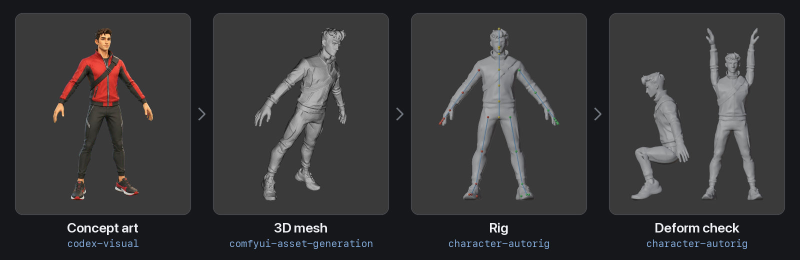
#> input picture .github/media/hero.jpg, 1600 x 520 px (shown at 1/2 size)
$ python slice_grid.py ../../../.github/media/hero.jpg --rows 5 --cols 5
#> lines starting #> are read from the running program, lines starting #| are printed output that depends on the picture
#!/usr/bin/env python3
"""slice_grid.py — cut a generated GRID / contact-sheet image into per-asset PNGs.

The most consistent way to get a *set* of assets (UI buttons, pickups, a row of
enemies) is to generate them all in ONE image laid out on a square-ish grid: the
model then enforces a single style, scale, outline weight and lighting across
every cell — zero cross-generation drift. This script does the deterministic
back half: find the gutters, cut the grid into R×C cells, isolate the SUBJECT of
each cell, make every asset one uniform visual size, centre it, and save with
your names.

Position and size are never the model's job. They are decided here, from the
pixels, and the two things that used to go wrong are both handled:

  * A keyed sheet keeps one or two stray pixels at alpha ~20 in a canvas corner
    (a soft matte's leftover). A plain `alpha > 16` bounding box reaches for that
    pixel, so the whole cell is scaled DOWN and its subject pushed to the far
    side — a set asked at 78% of the canvas came back at 58–68%, shifted by up
    to 14% of the canvas, and looked like the model had drawn it off-centre. The
    subject is now the set of pixels at alpha >= --solid-thr grown through every
    connected pixel above --alpha-thr: feathered glows and thin straws stay,
    isolated specks never join, and everything outside the subject is cleared.
    Scale and centre are then read from the subject's CORE (alpha > --core-thr),
    so the outermost haze of a glow does not steer its placement either.
  * Pasting with the image as its own mask onto a transparent canvas SQUARES the
    alpha of every semi-transparent pixel (128 -> 64), thinning every soft rim.
    The paste is now mask-free.

ANIMATION frames do NOT belong here: this script centres every cell on its own
bounding box, so use `sheet_to_frames.py`, which seats frames on one reference by
their silhouette (or keeps their in-cell position) and gates the result.

INPUT should already have a transparent background — key the WHOLE grid first
with `key_unmix.py` (beside this script; reference/codex-runtime.md section 5),
then feed the keyed RGBA image here. A binary key, or remove_chroma_key.py
`--despill` from codex's bundled imagegen skill, leaves the anti-aliased rim
opaque and key-tinted — 5-52% of an asset's rim within 150 RGB of the key once
sliced, against 0.0-0.6% un-mixed — and `audit_set.py --key-color` reads it.
Pick a key colour the art does not contain (magenta `#FF00FF` for most palettes),
and never `--soft-matte`: a soft matte derives alpha from how far the key's
channel dominates, so a subject sharing that channel goes translucent in its
fills — a leaf-green (93,169,106) fill against a #00ff00 key comes back at alpha
147/255 with `--despill --soft-matte` and 255/255 with `--despill` alone.

Per cell: cut on the found gutters (or the nominal grid) → optionally inset →
isolate the subject → (unless --no-normalize) scale the subject's core side to
content-frac × canvas and centre the core on a fresh transparent canvas → save.
Row-major order maps to --names.

Examples:
  # key the sheet, then slice a 2x2 into four named, uniformly-sized 512 assets
  key_unmix.py grid.png --out grid_keyed.png --key-color '#ff00ff'
  slice_grid.py grid_keyed.png --rows 2 --cols 2 --canvas 512 --content-frac 0.72 \
      --names left,right,jump,pause --outdir Assets/Resources/UI
  # inspect alignment / catch bleed before committing (no writes)
  slice_grid.py grid_keyed.png --rows 2 --cols 2 --report
  # plain equal split and plain alpha bbox, to reproduce a set normalised that way
  slice_grid.py grid_keyed.png --rows 2 --cols 2 --gutters nominal --inset-frac 0.06 --raw-bbox ...
  # hard-edged art: scale with NEAREST instead of LANCZOS (warns when the factor is not an integer)
  slice_grid.py grid_keyed.png --rows 2 --cols 2 --resample nearest --outdir OUT

Requires Pillow (use codex's imagegen venv: ~/.codex/imagegen-venv/bin/python).
"""
import argparse, os, statistics
from PIL import Image, ImageChops, ImageFilter

THR = 16        # alpha above this counts as content (--alpha-thr)
SOLID_THR = 96  # a pixel this opaque can seed the subject (--solid-thr)
CORE_THR = 40   # the subject's core, which decides scale and centre (--core-thr)
RESAMPLE = "lanczos"  # the filter place() scales with (--resample)


def cv(xs):
    xs = [x for x in xs if x]
    return 0.0 if len(xs) < 2 else statistics.pstdev(xs) / statistics.mean(xs)


# ---------------------------------------------------------------- subject ----
def subject_mask(im, thr=None, solid=None):
    """255 where the pixel belongs to the subject, 0 elsewhere.

    Seeds are the pixels at alpha >= solid; the mask grows 2 px per pass through
    every alpha > thr pixel connected to a seed and stops when nothing joins.
    A speck the keyer left at alpha ~20 has no seed and never joins; a feathered
    glow or a thin straw is connected to one and stays whole. An image with no
    solid pixel at all (a pure haze) falls back to alpha > thr.
    """
    thr = THR if thr is None else thr
    solid = SOLID_THR if solid is None else solid
    a = im.getchannel("A")
    soft = a.point(lambda p: 255 if p > thr else 0)
    seed = a.point(lambda p: 255 if p >= solid else 0)
    if seed.getbbox() is None:
        seed = soft
    cur = ImageChops.multiply(seed, soft)
    for _ in range(4000):
        grown = ImageChops.multiply(cur.filter(ImageFilter.MaxFilter(5)), soft)
        if ImageChops.difference(grown, cur).getbbox() is None:
            break
        cur = grown
    return cur


def extract_subject(im, raw=False):
    """(content RGBA cropped to the subject, core bbox in content coords, stray px cleared).

    raw=True reproduces the old alpha-bbox behaviour: nothing cleared, core = bbox.
    """
    im = im.convert("RGBA")
    a = im.getchannel("A")
    soft = a.point(lambda p: 255 if p > THR else 0)
    if raw:
        bb = soft.getbbox()
        if not bb:
            return None, None, 0
        content = im.crop(bb)
        return content, (0, 0, content.width, content.height), 0
    if a.point(lambda p: 255 if p >= SOLID_THR else 0).getbbox() is None:
        return None, None, soft.histogram()[255]   # haze only, no solid pixel: an EMPTY cell, not a subject
    mask = subject_mask(im)
    full = mask.getbbox()
    strays = soft.histogram()[255] - mask.histogram()[255]
    cleared = im.copy()
    cleared.putalpha(ImageChops.multiply(a, mask))
    core_bb = ImageChops.multiply(mask, a.point(lambda p: 255 if p > CORE_THR else 0)).getbbox() or full
    content = cleared.crop(full)
    core_bb = (core_bb[0] - full[0], core_bb[1] - full[1], core_bb[2] - full[0], core_bb[3] - full[1])
    return content, core_bb, strays


def core_offset(path):
    """(core long side, |centre offset x|, |centre offset y|) of a written asset — what a trimmer sees."""
    im = Image.open(path).convert("RGBA")
    mask = subject_mask(im)
    core = ImageChops.multiply(mask, im.getchannel("A").point(lambda p: 255 if p > CORE_THR else 0)).getbbox() \
        or mask.getbbox()
    if not core:
        return 0, 0.0, 0.0
    return (max(core[2] - core[0], core[3] - core[1]),
            abs((core[0] + core[2]) / 2 - im.width / 2), abs((core[1] + core[3]) / 2 - im.height / 2))


def place(content, core, canvas_w, canvas_h, scale):
    """Scale the content, put the CORE's centre on the canvas centre, paste without a mask."""
    cw, ch = content.size
    nw, nh = max(1, round(cw * scale)), max(1, round(ch * scale))
    content = content.resize((nw, nh), Image.NEAREST if RESAMPLE == "nearest" else Image.LANCZOS)
    cx0, cy0, cx1, cy1 = (v * scale for v in core)
    x = round(canvas_w / 2 - (cx0 + cx1) / 2)
    y = round(canvas_h / 2 - (cy0 + cy1) / 2)
    out = Image.new("RGBA", (canvas_w, canvas_h), (0, 0, 0, 0))
    out.paste(content, (x, y))   # no mask: `paste(im, box, im)` squares the alpha of soft pixels
    return out


# ------------------------------------------------------------------- cells ----
def gutter_lines(im, n, axis):
    """n+1 cut positions along `axis` (1 = x, 0 = y): the nominal equal split, each
    interior line moved within ±1/3 of a cell to the row/column with the least
    content. A generated gutter is rarely on the exact equal split."""
    a = im.getchannel("A").point(lambda p: 255 if p > THR else 0)
    W, H = im.size
    L = W if axis == 1 else H
    prof = list((a.resize((W, 1), Image.BOX) if axis == 1 else a.resize((1, H), Image.BOX)).tobytes())
    lines = [0]
    for k in range(1, n):
        nom = round(k * L / n)
        r = round(L / n / 3)
        lo, hi = max(1, nom - r), min(L - 1, nom + r)
        floor = min(prof[lo:hi])
        # the middle of the LONGEST run at the minimum, not its first index — the
        # first empty column is flush against a subject's edge, the middle is the gutter
        best, run_start, best_len = nom, None, -1
        for i in range(lo, hi + 1):
            at_floor = i < hi and prof[i] == floor
            if at_floor and run_start is None:
                run_start = i
            if not at_floor and run_start is not None:
                if i - run_start > best_len:
                    best_len, best = i - run_start, (run_start + i) // 2
                run_start = None
        lines.append(best)
    lines.append(L)
    return lines


def cell_rects(im, rows, cols, inset, gutters):
    """Row-major list of (r, c, x0, y0, x1, y1)."""
    W, H = im.size
    if gutters == "search":
        xs, ys = gutter_lines(im, cols, 1), gutter_lines(im, rows, 0)
    else:
        xs = [round(c * W / cols) for c in range(cols + 1)]
        ys = [round(r * H / rows) for r in range(rows + 1)]
    rects = []
    for r in range(rows):
        for c in range(cols):
            x0, x1, y0, y1 = xs[c], xs[c + 1], ys[r], ys[r + 1]
            dx, dy = round((x1 - x0) * inset), round((y1 - y0) * inset)
            rects.append((r, c, x0 + dx, y0 + dy, x1 - dx, y1 - dy))
    return rects


def main():
    global THR, SOLID_THR, CORE_THR, RESAMPLE
    ap = argparse.ArgumentParser(description="Slice a keyed grid sheet into per-asset PNGs.")
    ap.add_argument("grid", help="keyed (transparent-bg) RGBA grid image")
    ap.add_argument("--rows", type=int, required=True)
    ap.add_argument("--cols", type=int, required=True)
    ap.add_argument("--outdir")
    ap.add_argument("--names", help="comma list, row-major; else cell_r{r}c{c}")
    ap.add_argument("--canvas", type=int, default=512, help="output canvas px (square unless --canvas-h)")
    ap.add_argument("--canvas-h", type=int, default=0, help="output canvas height for a non-square asset")
    ap.add_argument("--content-frac", type=float, default=0.72,
                    help="subject core side as fraction of canvas (uniform size)")
    ap.add_argument("--fit", choices=["long", "height", "width"], default="long")
    ap.add_argument("--gutters", choices=["search", "nominal"], default="search",
                    help="search (default) = cut where the sheet has the least content near each "
                         "equal split; nominal = the exact equal split")
    ap.add_argument("--inset-frac", type=float, default=0.0,
                    help="shrink each cell inward before isolating (default 0)")
    ap.add_argument("--alpha-thr", type=int, default=THR, help="alpha above this is content (default 16)")
    ap.add_argument("--solid-thr", type=int, default=SOLID_THR,
                    help="alpha at or above this seeds the subject (default 96)")
    ap.add_argument("--core-thr", type=int, default=CORE_THR,
                    help="alpha above this is the subject's core, which sets scale and centre (default 40)")
    ap.add_argument("--raw-bbox", action="store_true",
                    help="plain alpha bbox, no subject isolation, nothing cleared")
    ap.add_argument("--no-normalize", action="store_true",
                    help="just isolate+centre each cell; keep relative content sizes")
    ap.add_argument("--resample", choices=["lanczos", "nearest"], default="lanczos",
                    help="filter the subject is scaled with (default lanczos); nearest keeps hard edges and "
                         "warns when the scale factor is not an integer")
    ap.add_argument("--report", action="store_true", help="measure only; no writes")
    a = ap.parse_args()
    THR, SOLID_THR, CORE_THR, RESAMPLE = a.alpha_thr, a.solid_thr, a.core_thr, a.resample

    grid = Image.open(a.grid).convert("RGBA")
    W, H = grid.size
#> W = 1600; H = 520
    rects = cell_rects(grid, a.rows, a.cols, a.inset_frac, a.gutters)
#> in gutter_lines, `a = im.getchannel("A").point(lambda p: 255 if p > THR else 0)`: a: PIL image 1600x520 L; every value is 255
#> in gutter_lines, `prof = list((a.resize((W, 1), Image.BOX) if axis == 1 else a.resize((1..`: prof = 1600 values from 255 to 255
#> after the loop in gutter_lines, `for k in range(1, n):`: lines = [0, 320, 640, 960, 1280]
#> in cell_rects, `xs, ys = gutter_lines(im, cols, 1), gutter_lines(im, rows, 0)`: xs = [0, 320, 640, 960, 1280, 1600]; ys = [0, 104, 208, 312, 416, 520]
#> after the loop in cell_rects, `for r in range(rows):`: rects = 25 items, first 6: (0, 0, 0, 0, 320, 104), (0, 1, 320, 0, 640, 104), (0, 2, 640, 0, 960, 104), (0, 3, 960, 0, 1280, 104), (0, 4, 1280, 0, 1600, 104), (1, 0, 0, 104, 320, 208)
    names = a.names.split(",") if a.names else None

    cells = []  # (label, content, core, cw, ch, strays)
    warnings = []
    for i, (r, c, x0, y0, x1, y1) in enumerate(rects):
        sub = grid.crop((x0, y0, x1, y1))
        label = names[i] if names and i < len(names) else f"cell_r{r}c{c}"
        content, core, strays = extract_subject(sub, raw=a.raw_bbox)
        if content is None:
            warnings.append(f"{label}: EMPTY cell" + (f" ({strays} px of haze, no solid pixel)" if strays else ""))
            continue
        # where the subject's core sits in the cell: flush against an edge = bleed or clip
        full = subject_mask(sub).getbbox() if not a.raw_bbox else None
        ox, oy = (full[0], full[1]) if full else (0, 0)
        cbb = (core[0] + ox, core[1] + oy, core[2] + ox, core[3] + oy)
        if cbb[0] <= 1 or cbb[1] <= 1 or cbb[2] >= (x1 - x0) - 1 or cbb[3] >= (y1 - y0) - 1:
            warnings.append(f"{label}: subject touches the cell edge — bleed or clip; re-generate with wider gutters")
        if strays:
            warnings.append(f"{label}: {strays} stray px (alpha>{THR}, not connected to a solid pixel) cleared")
        cells.append((label, content, core, core[2] - core[0], core[3] - core[1], strays))
#> this loop made 25 passes
#> (r, c, x0, y0, x1, y1, label) on passes 1 to 12: (0, 0, 0, 0, 320, 104, 'cell_r0c0'), (0, 1, 320, 0, 640, 104, 'cell_r0c1'), (0, 2, 640, 0, 960, 104, 'cell_r0c2'), (0, 3, 960, 0, 1280, 104, 'cell_r0c3'), (0, 4, 1280, 0, 1600, 104, 'cell_r0c4'), (1, 0, 0, 104, 320, 208, 'cell_r1c0'), (1, 1, 320, 104, 640, 208, 'cell_r1c1'), (1, 2, 640, 104, 960, 208, 'cell_r1c2'), (1, 3, 960, 104, 1280, 208, 'cell_r1c3'), (1, 4, 1280, 104, 1600, 208, 'cell_r1c4'), (2, 0, 0, 208, 320, 312, 'cell_r2c0'), (2, 1, 320, 208, 640, 312, 'cell_r2c1')
#> pass 1, in main, `sub = grid.crop((x0, y0, x1, y1))`:
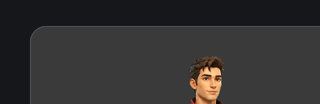
#> sub: PIL image 320x104 RGBA; mean R, G, B, A 50.6, 49.1, 49, 255
#> pass 2, in main, `sub = grid.crop((x0, y0, x1, y1))`:
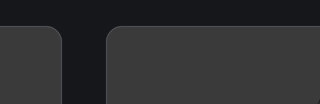
#> sub: PIL image 320x104 RGBA; mean R, G, B, A 45.5, 45.8, 47.4, 255
#> pass 3, in main, `sub = grid.crop((x0, y0, x1, y1))`:
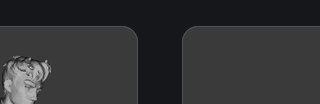
#> sub: PIL image 320x104 RGBA; mean R, G, B, A 49.5, 49.9, 51.4, 255
#> after the loop:
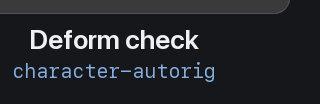
#> sub: PIL image 320x104 RGBA; mean R, G, B, A 37.1, 38.9, 43.4, 255
#> after the loop, cells = 25 items; warnings = 25 items

    for w in warnings:
        print("WARN:", w)
#> this loop made 25 passes
#| WARN: cell_r0c0: subject touches the cell edge — bleed or clip; re-generate with wider gutters
#| WARN: cell_r0c1: subject touches the cell edge — bleed or clip; re-generate with wider gutters
#| WARN: cell_r0c2: subject touches the cell edge — bleed or clip; re-generate with wider gutters
#| WARN: cell_r0c3: subject touches the cell edge — bleed or clip; re-generate with wider gutters
#| WARN: cell_r0c4: subject touches the cell edge — bleed or clip; re-generate with wider gutters
#| WARN: cell_r1c0: subject touches the cell edge — bleed or clip; re-generate with wider gutters
#| WARN: cell_r1c1: subject touches the cell edge — bleed or clip; re-generate with wider gutters
#| WARN: cell_r1c2: subject touches the cell edge — bleed or clip; re-generate with wider gutters
#> (further printed lines are left out)

    if a.report or not cells:
        print(f"grid {W}x{H}  {a.rows}x{a.cols}  gutters={a.gutters} inset={a.inset_frac} "
              f"alpha_thr={THR} solid_thr={SOLID_THR} core_thr={CORE_THR}")
        for label, _, _, cw, ch, strays in cells:
            print(f"  {label:<16} core {cw}x{ch}  long-frac "
                  f"{max(cw, ch) / max(W // a.cols, H // a.rows) * 100:5.1f}%  strays {strays}")
        longs = [max(cw, ch) for _, _, _, cw, ch, _ in cells]
        print(f"pre-normalize core long-side CV across cells: {cv(longs) * 100:.1f}%")
        if a.report:
            return

    if not a.outdir:
#> (the run stopped early here; a loop or call above may not have finished)
